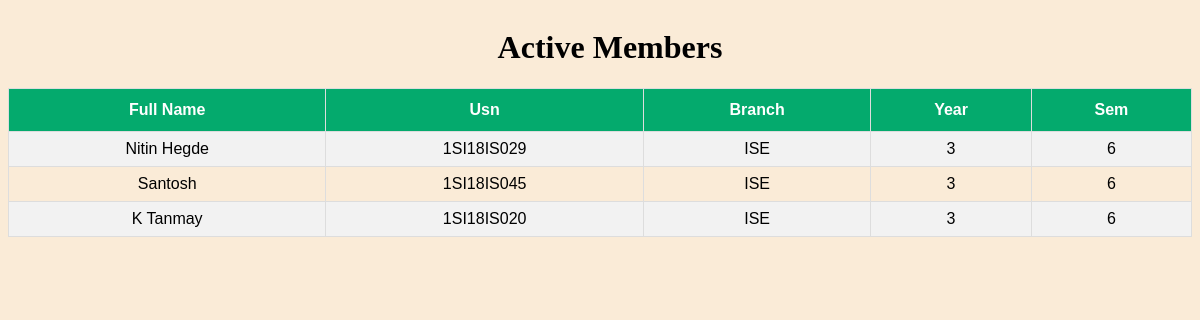
The app's page /actmemb.php with its own data.
### tables this page shows
CREATE TABLE `membership` (
  `fullname` varchar(20) NOT NULL,
  `fname` varchar(20) NOT NULL,
  `dob` date NOT NULL,
  `usn` varchar(10) NOT NULL,
  `username` varchar(50) NOT NULL,
  `branch` varchar(20) NOT NULL,
  `year` int(2) NOT NULL,
  `sem` int(2) NOT NULL,
  `nation` varchar(10) NOT NULL,
  `adhar` int(20) NOT NULL,
  `caddress` varchar(50) NOT NULL,
  `paddress` varchar(50) NOT NULL,
  `pnumber` int(10) NOT NULL,
  `password` varchar(20) NOT NULL,
  `cpassword` varchar(20) NOT NULL,
  `gender` char(1) NOT NULL
);

### actmemb.php (the view, shortened to what this page needs)
<html>
    <head>
    </head>
    <body>
     <div class="admi">
      <h1>Active Members</h1>
     </div>
       <table id="customers">
           <tr>
               <th>Full Name</th>
               <th>Usn</th>
               <th>Branch</th>
               <th>Year</th>
               <th>Sem</th>
           </tr>
<?php
$servername = "sql112.epizy.com";
$username = "epiz_29176979";
$password = "DMmx7DD7HwoIID2";
$dbname = "epiz_29176979_sitecoclub";
$conn = new mysqli($servername, $username, $password, $dbname);
$sql = "SELECT * FROM membership";
$result = $conn->query($sql);
if ($result->num_rows > 0) {
  while($row = $result->fetch_assoc()) {
    echo "
    <tr>
    <td>".$row['fullname']."</td>
    <td>".$row['usn']."</td>
    <td>".$row['branch']."</td>
    <td>".$row['year']."</td>
    <td>".$row['sem']."</td>
    </tr>
    ";
  }
} else {
  echo "No active members";
}
?>
 </table>
 </body>
</html>

### actmemb.php (style rules this page uses)
body { background-color: antiquewhite; }
#customers { font-family: Arial, Helvetica, sans-serif; border-collapse: collapse; width: 100%; text-align: center; }
#customers td, #customers th { border: 1px solid #ddd; padding: 8px; }
#customers tr:nth-child(even) { background-color: #f2f2f2; }
#customers th { padding-top: 12px; padding-bottom: 12px; text-align: left; background-color:antiquewhite; color: white; }
#customers th { padding-top: 12px; padding-bottom: 12px; text-align: center; background-color: #04AA6D; color: white; }
.admi { display: flex; margin-left: 20px; justify-content: space-around; }

### records on screen
membership: fullname "Nitin Hegde", usn "1SI18IS029", branch "ISE", year "3", sem "6"
membership: fullname "Santosh", usn "1SI18IS045", branch "ISE", year "3", sem "6"
membership: fullname "K Tanmay", usn "1SI18IS020", branch "ISE", year "3", sem "6"
